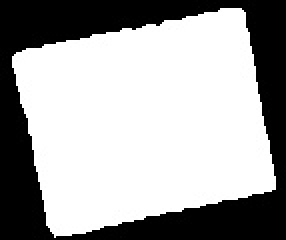
#> input picture img/tmp4.jpg, 143 x 120 px (shown 2 times larger)
$ python rotation_cal.py
#> lines starting #> are read from the running program, lines starting #| are printed output that depends on the picture; after the words box and inside, x2 and y2 are one past the last pixel; in counts of white or black regions, pixels touching at a corner belong together; long printed decimals are rounded
import math

#3# 꼭짓점 주변 각도 변화로 찾기
import cv2
import numpy as np

# img = cv2.imread("./tmp4.png", cv2.IMREAD_GRAYSCALE)

## 다각형 근사화
# img = cv2.blur(img , (5,5))
# # img = cv2.medianBlur(img , 5)
# img2 = cv2.dilate(img , (3,3) ,iterations=5)
# canny = cv2.Canny(img2 , 50 , 200 )
# contours , _ = cv2.findContours(canny, mode = cv2.RETR_EXTERNAL, method = cv2.CHAIN_APPROX_SIMPLE )
# rectangles = []
# for contour in contours:
#     # cv2.drawContours(img , [contour] , -1 , (255,255,255) , 2)
#     # # 사각형의 꼭짓점을 추정합니다.
#     approx = cv2.approxPolyDP(contour, 1 * cv2.arcLength(contour, True), True)
#     rectangles.append(approx)
# print(rectangles)
#     # if len(approx) == 4:
#     #     rectangles.append(approx)

# cv2.drawContours(img2 , rectangles, -1 , (255,255,255) , 5)


## 코너 검출
# max_corners = 100  # 검출할 최대 코너점 개수
# quality_threshold = 0.01  # 코너점으로 인정되는 최소 품질 값 (0 ~ 1)
# min_distance = 5  # 코너점들 간의 최소 거리

# # Shi-Tomasi 코너 검출
# corners = cv2.goodFeaturesToTrack(img, max_corners, quality_threshold, min_distance)

# # 코너점 좌표를 정수형으로 변환하여 표시
# corners = np.array(np.intp(corners))
# # for corner in corners:
# #     x, y = corner.ravel()
# #     cv2.circle(img, (x, y), 3, (0, 0, 255), -1)
# tmp = np.zeros_like(img)
# # cv2.drawContours(tmp , corners , -1 , (255,255,255) , 2)

# # 결과 이미지 출력
# cv2.imshow("Corners", img)
# cv2.imshow("Corners2", tmp)
# cv2.waitKey(0)
# cv2.destroyAllWindows()


## 직선검출


# cv2.imshow("canny" , canny)
# cv2.imshow("img" , img)
# cv2.imshow("img2" , img2)
# cv2.waitKey()
# cv2.destroyAllWindows()


# ##
# import cv2
# import numpy as np
# import math

# # 이미지 불러오기
# image = cv2.imread('tmp2.png', 0)

# # 이미지 이진화
# _, binary = cv2.threshold(image, 128, 255, cv2.THRESH_BINARY)

# # 외곽선 검출
# contours, _ = cv2.findContours(binary, cv2.RETR_EXTERNAL, cv2.CHAIN_APPROX_SIMPLE)

# # 가장 큰 외곽선 추출
# largest_contour = max(contours, key=cv2.contourArea)

# # 외곽선 근사화
# epsilon = 0.02 * cv2.arcLength(largest_contour, True)
# approx = cv2.approxPolyDP(largest_contour, epsilon, True)

# # 사각형 그리기
# first_index = True
# pre = None
# for i in approx:
#     i = i[0]
#     if first_index:
#         first_index = False
#         pre = (i[0] , i[1])
#         continue
#     cur = (i[0] , i[1])
#     print(f"pre :{pre} , cur = {cur}")
#     print(f"angle = {math.atan2(pre[0] - cur[0] , pre[1] - cur[1])*180/math.pi}")
#     pre = cur


#     i = i[0]

# # cv2.drawContours(image, [approx], 0, (255, 0, 0), 2)
# iamge = cv2.cvtColor(image , cv2.COLOR_GRAY2BGR)
# for i in approx:
#     cv2.circle(image , (i[0][0] , i[0][1]), 5 , (0,0,0),-1 )
# # 꼭짓점 좌표 및 회전 각도 계산
# # rect = cv2.minAreaRect(approx)

# # image = cv2.cvtColor(image , cv2.COLOR_GRAY2BGR)

# # box = cv2.boxPoints(rect)

# # box = np.int0(box)
# # cv2.drawContours(image , [box] , -1 , (255,0,0) , 3 )
# # angle = rect[-1]
# # tmp = np.zeros((270,270) , dtype = np.uint8)
# # tmp = cv2.cvtColor(tmp , cv2.COLOR_GRAY2BGR)
# # print(tmp.shape)
# # print("꼭짓점 좌표:")
# # for point in box:
# #     print(point)
# #     cv2.circle(image , (point[0] , point[1]) , 5 , (0,0,255) , -1 )
# #     cv2.circle(tmp , (point[0] , point[1]) , 5 , (0,0,255) , -1 )

# # print("회전 각도:", angle)

# cv2.imshow("sdsds" , image)
# # cv2.imshow("sdsdssds" , tmp)
# # 결과 출력
# cv2.waitKey()
# cv2.destroyAllWindows()

## 나머지 꼭짓점 좌표를 찾을 수 있다면 각도 조건 90도를 이용하여 임의의 직선을 그어서 확인?

# 1. 4개의 꼭짓점을 찾은경우 break => 4개꼭지점이 이루는 각도가 90도 사이인경우 (areaminbox) => Canny ende를 통해 외각선 또는 contoru찾은뒤 각도의 변화량이
# 명확하게 4개 존재하는 경우
# 2. 4개의 명확한 꼭짓점을 찾지 못한경우
 # 2.1 => 시계방향회전 or 반시계 회전 각각의 경우에 따른 경우 확인
 # 1개의 꼭짓점을 명확하게 알 수 있을 것이고 나머지 2개 꼭짓점은 x축, y축과 만나면서 tmp2이미지 같은경우


image = cv2.imread('img/tmp4.jpg', 0)
#> image is the input picture: shape (120, 143); min 0, max 255, mean 164.3

# 이미지 이진화
_, binary = cv2.threshold(image, 128, 255, cv2.THRESH_BINARY)
#> binary: shape (120, 143); 64.4% white; 1 black region

# 외곽선 검출
contours, _ = cv2.findContours(binary, cv2.RETR_EXTERNAL, cv2.CHAIN_APPROX_SIMPLE)
#> contours = 1 contour; box (x1, y1, x2, y2) and area: (6, 4, 138, 119) 10853

# 가장 큰 외곽선 추출
largest_contour = max(contours, key=cv2.contourArea)
#> largest_contour = contour of 155 points, box (x1, y1, x2, y2) (6, 4, 138, 119), area 10853

image = cv2.cvtColor(image , cv2.COLOR_GRAY2RGB)
cv2.drawContours(image, [largest_contour] , -1 , (255,0,0) , 2 )
c = np.array(largest_contour).squeeze()
#> c = 155 pairs, first value 6 to 137, second value 4 to 118
x = c[:,0]
#> x = 155 values, max 137 at index 122, min 6 at index 41, mean 70.52
y = c[:,1]
#> y = 155 values, max 118 at index 78, min 4 at index 0, mean 61.51
x_min, y_min= min(x) , min(y)
#> x_min = 6; y_min = 4
x_max, y_max= max(x) , max(y)
#> x_max = 137; y_max = 118
x_min_indexes = np.where(x == x_min)[0]
#> x_min_indexes = [41, 42]
x_max_indexes = np.where(x == x_max)[0]
#> x_max_indexes = [122, 123]
y_min_indexes = np.where(y == y_min)[0]
#> y_min_indexes = [0, 154]
y_max_indexes = np.where(y == y_max)[0]
#> y_max_indexes = [78]

# [60 lines of commented-out code are left out]
image = cv2.imread('img/tmp4.jpg', 0)
_, binary = cv2.threshold(image, 128, 255, cv2.THRESH_BINARY)
contours, _ = cv2.findContours(binary, cv2.RETR_EXTERNAL, cv2.CHAIN_APPROX_SIMPLE)
largest_contour = max(contours, key=cv2.contourArea)

image = cv2.cvtColor(image , cv2.COLOR_GRAY2RGB)
rect = cv2.minAreaRect(largest_contour)
#> rect = ((72.55, 60.55), (119.1, 96.1), -11.77)
box = cv2.boxPoints(rect)
#> box = [[24.07, 119.7], [4.47, 25.65], [121, 1.37], [140.6, 95.45]]
approximate_rect = np.zeros_like(image)

box = np.intp(box)
#> box = [[24, 119], [4, 25], [121, 1], [140, 95]]

first_Point , second_Point , third_Point , last_Point = box
#> first_Point = [24, 119]; second_Point = [4, 25]; third_Point = [121, 1]; last_Point = [140, 95]

center = [int(round(i,0)) for i in [np.mean(box[:,0]) , np.mean(box[:,1])]]
#> center = [72, 60]
print(f"center : {center}")
#| center : [72, 60]


## 회전방향 확인
direction  = None
if first_Point[1] == second_Point[1]: # 둘이 y좌표값이 같은 경우
    direction = 'NO_rotate'
elif first_Point[1] >= second_Point[1]:
    direction ='CCW'
else:
    direction ='CW'

## 가로 세로 길이 확인(pixel단위) => heigh, width는 다시 짜야 할 거 같은데

height , width = None , None
if direction == 'No_rotate':
    width = second_Point[0] - first_Point[0]
    height = third_Point[1] - second_Point[1]
elif direction == 'CW':
    height = math.sqrt( (second_Point[0] - third_Point[0])**2 + (second_Point[1] - third_Point[1])**2)
    width = math.sqrt( (second_Point[0] - first_Point[0])**2 + (second_Point[1] - first_Point[1])**2)
    cv2.line(image , second_Point , third_Point , (255,0,0),3 ) # height(blue)
    cv2.line(image , first_Point , second_Point , (0,0,255),3 ) # width(red)
elif direction =='CCW':
    height = math.sqrt( (second_Point[0] - first_Point[0])**2 + (second_Point[1] - first_Point[1])**2)
#> height = 96.1
    width = math.sqrt( (second_Point[0] - third_Point[0])**2 + (second_Point[1] - third_Point[1])**2)
#> width = 119.4
    cv2.line(image , first_Point , second_Point , (255,0,0) ,2) # height(blue)
    cv2.line(image , second_Point , third_Point ,(0,0,255) ,2) # width(red)
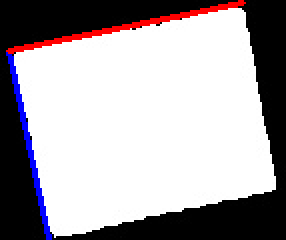
#> image: shape (120, 143, 3) (shown 2 times larger); mean B, G, R 167, 162.9, 168.1

print(f"box_point : {box}")
#| box_point : [[ 24 119]
#|  [  4  25]
#|  [121   1]
#|  [140  95]]
print(f"height , width : {height} , {width}")
#| height , width : 96.104 , 119.436
print(f"dircetion : {direction}")

# 각도 계산
angle = 0
if direction == 'NO_rotate':
    angle = 0
    if height > width:
        angle += 90
elif direction =='CW':
    angle = round(math.atan2(-(second_Point[1] - first_Point[1]) , second_Point[0] - first_Point[0])*180/math.pi)
elif direction =='CCW':
    angle =  90 -round(math.atan2(-(second_Point[1] - first_Point[1]) , second_Point[0] - first_Point[0])*180/math.pi)
#> angle = -12
print(f"angle : {angle}")
#| angle : -12

## 중심점 시각화

cv2.circle(image , center , 3 , (255,0,0) , -1)
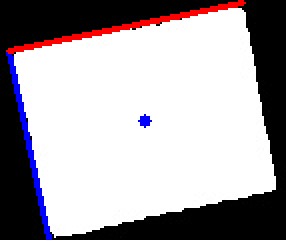
#> image: shape (120, 143, 3) (shown 2 times larger); 0.17% of pixels changed, all inside (x1, y1, x2, y2) = (69, 57, 76, 64)
cv2.drawContours(approximate_rect , [box] , -1 , (255,0,0) , 3 )
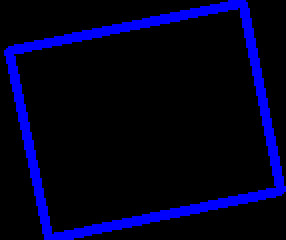
#> approximate_rect: shape (120, 143, 3) (shown 2 times larger); mean of channels 0, 1, 2 30.5, 0, 0; drawn as B, G, R

cv2.imshow("image" , image)
cv2.imshow("image2" , approximate_rect)

cv2.waitKey()
cv2.destroyAllWindows()

$ run again, with img/tmp11.jpg copied over img/tmp4.jpg
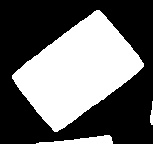
#> input picture img/tmp11.jpg, 153 x 144 px
#> image is the input picture: shape (144, 153); min 0, max 255, mean 103.3
#> binary: shape (144, 153); 40.5% white; 3 white regions
#> contours = 3 contours; box (x1, y1, x2, y2) and area: (12, 10, 144, 132) 8361, (36, 135, 113, 144) 292, (150, 101, 153, 125) 22
#> largest_contour = contour of 126 points, box (x1, y1, x2, y2) (12, 10, 144, 132), area 8361
#> c = 126 pairs, first value 12 to 143, second value 10 to 131
#> x = 126 values, max 143 at index 105, min 12 at index 39, mean 75.41
#> y = 126 values, max 131 at index 63, min 10 at index 0, mean 72.38
#> x_min = 12; y_min = 10
#> x_max = 143; y_max = 131
#> x_min_indexes = [39, 40]
#> x_max_indexes = [105, 106]
#> y_min_indexes = [0, 125]
#> y_max_indexes = [63, 64]
#> rect = ((77.38, 70.57), (115.3, 76.29), -37.3)
#> `box = cv2.boxPoints(rect)`: box = [[54.64, 135.8], [8.41, 75.16], [100.1, 5.29], [146.4, 65.97]]
#> `box = np.intp(box)`: box = [[54, 135], [8, 75], [100, 5], [146, 65]]
#> first_Point = [54, 135]; second_Point = [8, 75]; third_Point = [100, 5]; last_Point = [146, 65]
#> center = [77, 70]
#| center : [77, 70]
#> height = 75.6
#> width = 115.6
#> `cv2.line(image , second_Point , third_Point ,(0,0,255) ,2)`:
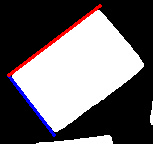
#> image: shape (144, 153, 3); mean B, G, R 104.3, 101.4, 105.9
#| box_point : [[ 54 135]
#|  [  8  75]
#|  [100   5]
#|  [146  65]]
#| height , width : 75.604 , 115.603
#> angle = -37
#| angle : -37
#> `cv2.drawContours(approximate_rect , [box] , -1 , (255,0,0) , 3 )`:
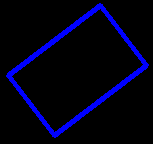
#> approximate_rect: shape (144, 153, 3); mean of channels 0, 1, 2 21.9, 0, 0; drawn as B, G, R

$ run again, with img/tmp12.jpg copied over img/tmp4.jpg
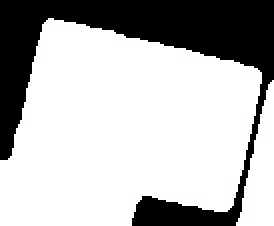
#> input picture img/tmp12.jpg, 137 x 113 px (shown 2 times larger)
#> image is the input picture: shape (113, 137); min 0, max 255, mean 181.5
#> binary: shape (113, 137); 71.2% white; 1 black region
#> contours = 2 contours; box (x1, y1, x2, y2) and area: (0, 9, 131, 113) 10042, (118, 40, 137, 113) 690
#> largest_contour = contour of 139 points, box (x1, y1, x2, y2) (0, 9, 131, 113), area 10042
#> c = 139 pairs, first value 0 to 130, second value 9 to 112
#> x = 139 values, max 130 at index 90, min 0 at index 34, mean 72.69
#> y = 139 values, max 112 at index 35, min 9 at index 0, mean 54.32
#> x_min = 0; y_min = 9
#> x_max = 130; y_max = 112
#> x_min_indexes = [34, 35]
#> x_max_indexes = [90, 91]
#> y_min_indexes = [0, 138]
#> y_max_indexes = [35, 36]
#> rect = ((62.89, 71.25), (106.8, 119), -77.47)
#> `box = cv2.boxPoints(rect)`: box = [[109.4, 136.3], [-6.78, 110.5], [16.4, 6.2], [132.6, 32.01]]
#> `box = np.intp(box)`: box = [[109, 136], [-6, 110], [16, 6], [132, 32]]
#> first_Point = [109, 136]; second_Point = [-6, 110]; third_Point = [16, 6]; last_Point = [132, 32]
#> center = [63, 71]
#| center : [63, 71]
#> height = 117.9
#> width = 106.3
#| box_point : [[109 136]
#|  [ -6 110]
#|  [ 16   6]
#|  [132  32]]
#| height , width : 117.903 , 106.301
#> angle = -77
#| angle : -77
#> `cv2.circle(image , center , 3 , (255,0,0) , -1)`:
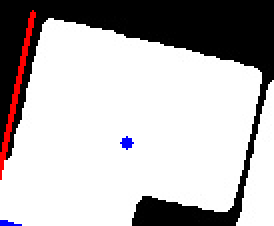
#> image: shape (113, 137, 3) (shown 2 times larger); mean B, G, R 181.2, 180.4, 184.2
#> `cv2.drawContours(approximate_rect , [box] , -1 , (255,0,0) , 3 )`:
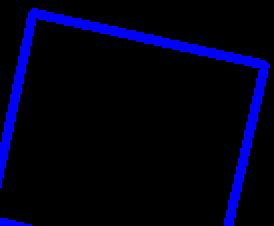
#> approximate_rect: shape (113, 137, 3) (shown 2 times larger); mean of channels 0, 1, 2 22.8, 0, 0; drawn as B, G, R
